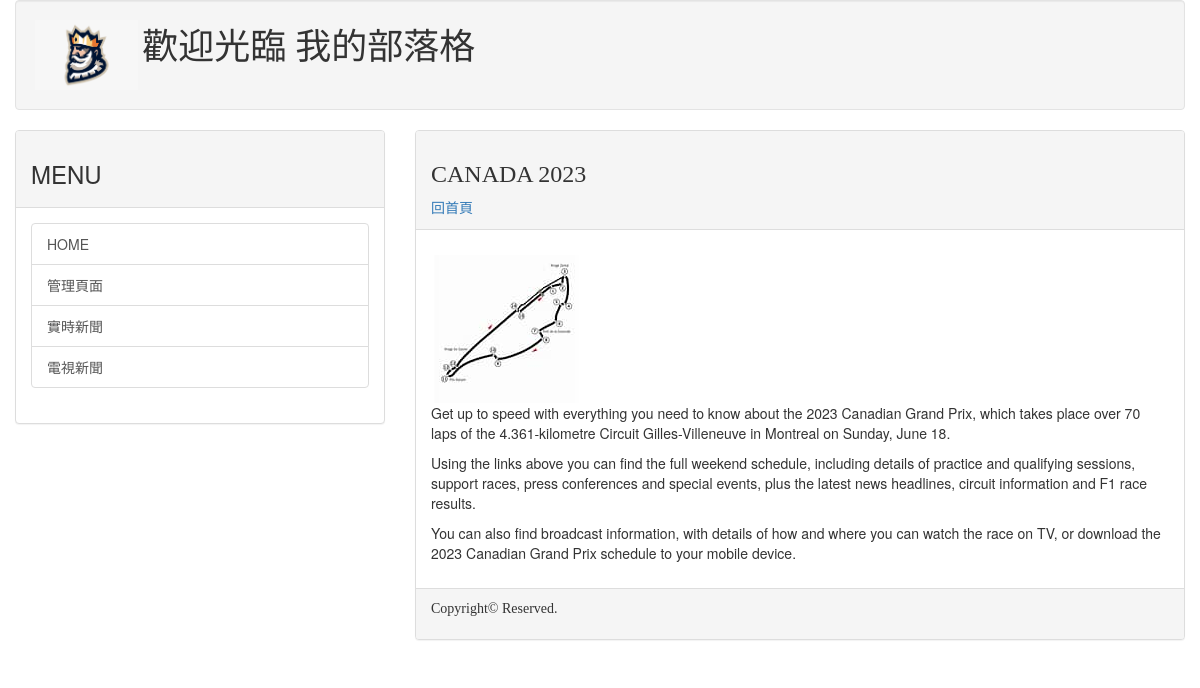
The app's page /post/CANADA/ with its own data.
### mainsite/models.py (models this page shows, shortened)
class Post(models.Model):
    title = models.CharField(max_length=200)
    slug = models.CharField(max_length=200)
    body = models.TextField()
    pub_date = models.DateTimeField(default=timezone.now)
    class Meta:
        ordering = ( '-pub_date',)

### mainsite/views.py (the view)
# urls.py: path('post/<slug:slug>/', showpost),
def showpost(request, slug):
    template = get_template('post.html')
    try:
        post = Post.objects.get(slug=slug)
        if post != None:
            html = template.render(locals())
        return HttpResponse(html)
    except:
        return redirect('/')

### templates/post.html (shortened to what this page needs)
{% extends 'base.html' %}
{% load markdown_deux_tags %}
{% block headmessage %}
<h3 style='font-family:微軟正黑體;'>{{ post.title }}</h3>
<a style='font-family:微軟正黑體;' href='/'>回首頁</a>
{% endblock %}
{% block content %}
<p style='font-family:微軟正黑體;font-size:12pt;letter-spacing:2pt;'>
{{ post.body | safe | markdown }}
</p>
{% endblock %}

### records on screen
Post: title "CANADA 2023", body (picture), body "Get up to speed with everything you need to know about the 2023 Canadian Grand Prix, which takes place over 70 laps of the 4.361-kilometre Circuit Gilles-Villeneuve in Montreal on Sunday, June 18. Using the links above you can find the full weekend schedule, including details of practice and qualifying sessions, support races, press conferences and special events, plus the latest news headlines, circuit information and F1 race results. You can also find broadcast information, with details of how and where you can watch the race on TV, or download the 2023 Canadian Grand Prix schedule to your mobile device."
